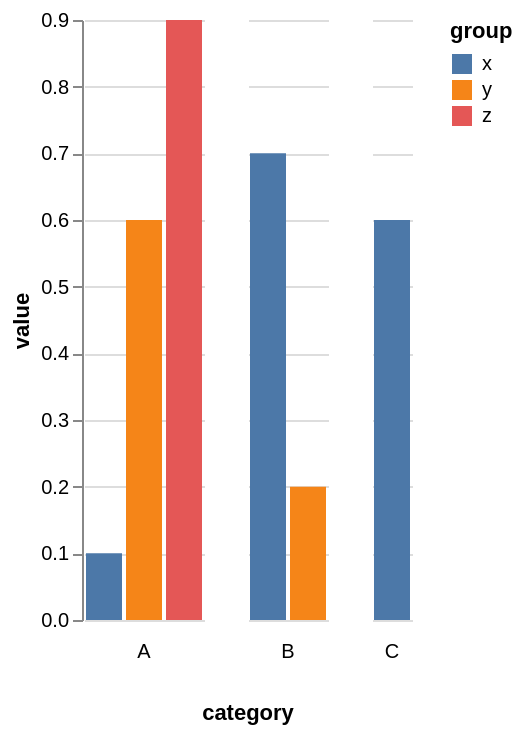

Write a Vega-Lite specification for this figure.
### Vega-Lite specification from a JSON file in a GitHub repository (floating-point values rounded to 4 significant figures)
{"$schema": "https://vega.github.io/schema/vega-lite/v5.json", "data": {"values": [{"category": "A", "group": "x", "value": 0.1}, {"category": "A", "group": "y", "value": 0.6}, {"category": "A", "group": "z", "value": 0.9}, {"category": "B", "group": "x", "value": 0.7}, {"category": "B", "group": "y", "value": 0.2}, {"category": "C", "group": "x", "value": 0.6}]}, "mark": "bar", "encoding": {"column": {"field": "category", "header": {"orient": "bottom"}}, "y": {"field": "value", "type": "quantitative"}, "x": {"field": "group", "axis": null}, "color": {"field": "group"}}, "config": {"view": {"stroke": "transparent"}}, "resolve": {"scale": {"x": "independent"}}}
